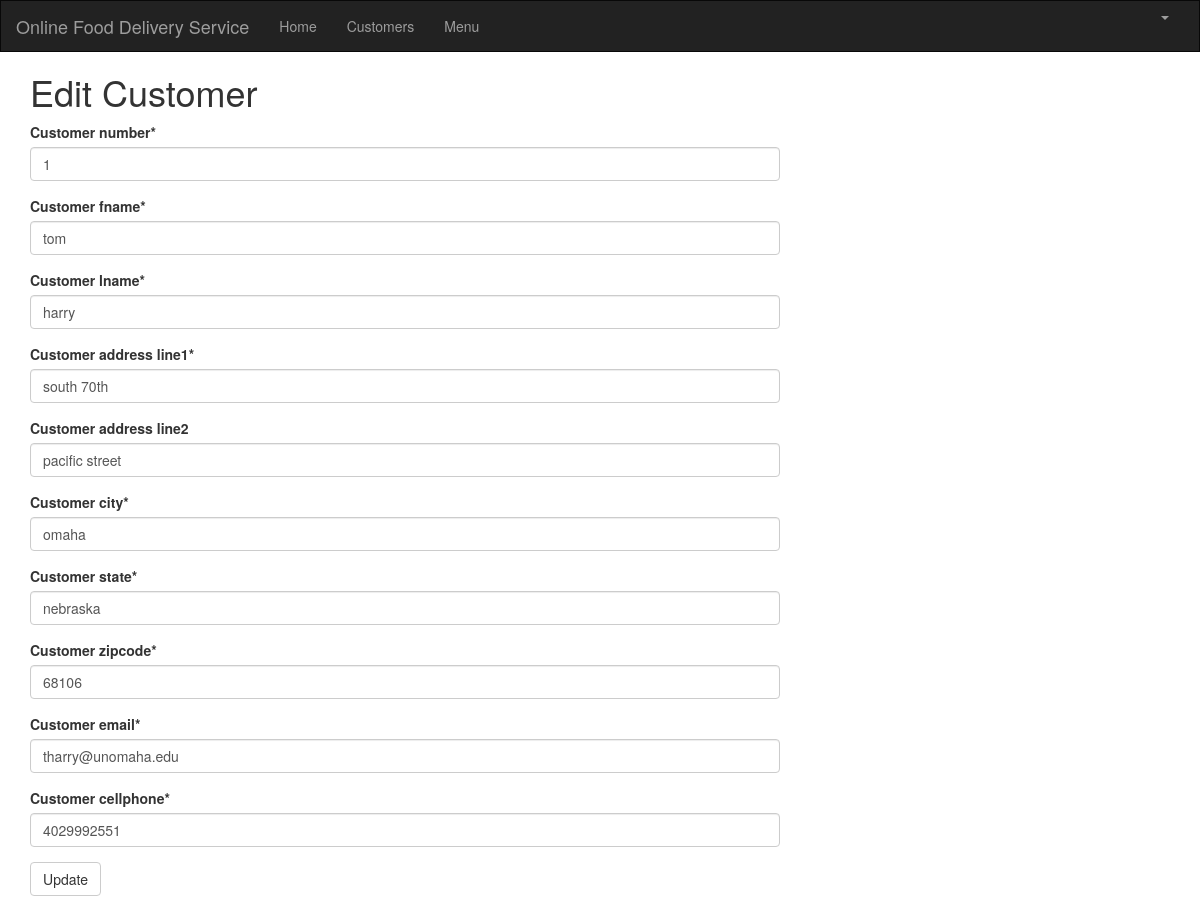
The page /customer/4/edit/ (signed in) on the database its author committed.
### users/models.py (models this page shows, shortened)
class Customer(models.Model):
    customer_number = models.IntegerField(blank=False, null=False)
    customer_fname = models.CharField(blank=False, max_length=50)
    customer_lname = models.CharField(max_length=50)
    customer_address_line1 = models.CharField(blank=False, max_length=200)
    customer_address_line2 = models.CharField(blank=True, max_length=200)
    customer_city = models.CharField(blank=False, max_length=50)
    customer_state = models.CharField(blank=False, max_length=50)
    customer_zipcode = models.CharField(blank=False, max_length=10)
    customer_email = models.EmailField(max_length=200)
    customer_cellphone = models.CharField(blank=False, max_length=50)
    created_date = models.DateTimeField(
        default=timezone.now)
    updated_date = models.DateTimeField(auto_now_add=True)

### users/views.py (the view)
# urls.py: path('customer/<int:pk>/edit/', views.customer_edit, name='customer_edit'),
@login_required
def customer_edit(request, pk):
    customer = get_object_or_404(Customer, pk=pk)
    if request.method == "POST":
        form = CustomerForm(request.POST, instance=customer)
        if form.is_valid():
            customer = form.save(commit=False)
            customer.updated_date = timezone.now()
            customer.save()
            customer = Customer.objects.filter(created_date__lte=timezone.now())
            return render(request, 'users/customer_list.html',
                          {'customers': customer})
    else:
        form = CustomerForm(instance=customer)
    return render(request, 'users/customer_edit.html', {'form': form})

### users/forms.py
class CustomerForm(forms.ModelForm):
    class Meta:
        model = Customer
        fields = ('customer_number', 'customer_fname', 'customer_lname', 'customer_address_line1', 'customer_address_line2', 'customer_city', 'customer_state', 'customer_zipcode', 'customer_email', 'customer_cellphone',)

### users/templates/users/customer_edit.html
{% extends 'users/base.html' %}
{% load crispy_forms_tags %}
{% block content %}
    <h1>Edit Customer</h1>
    <form method="POST" class="customer-form">{% csrf_token %}
        {{ form|crispy }}
        <button type="submit" class="save btn btn-default">Update</button>
    </form>
{% endblock %}

### rows shown on the page
Customer: customer_number "1", customer_fname "tom", customer_lname "harry", customer_address_line1 "south 70th", customer_address_line2 "pacific street", customer_city "omaha", customer_state "nebraska", customer_zipcode "68106", customer_email "tharry@unomaha.edu", customer_cellphone "4029992551"
